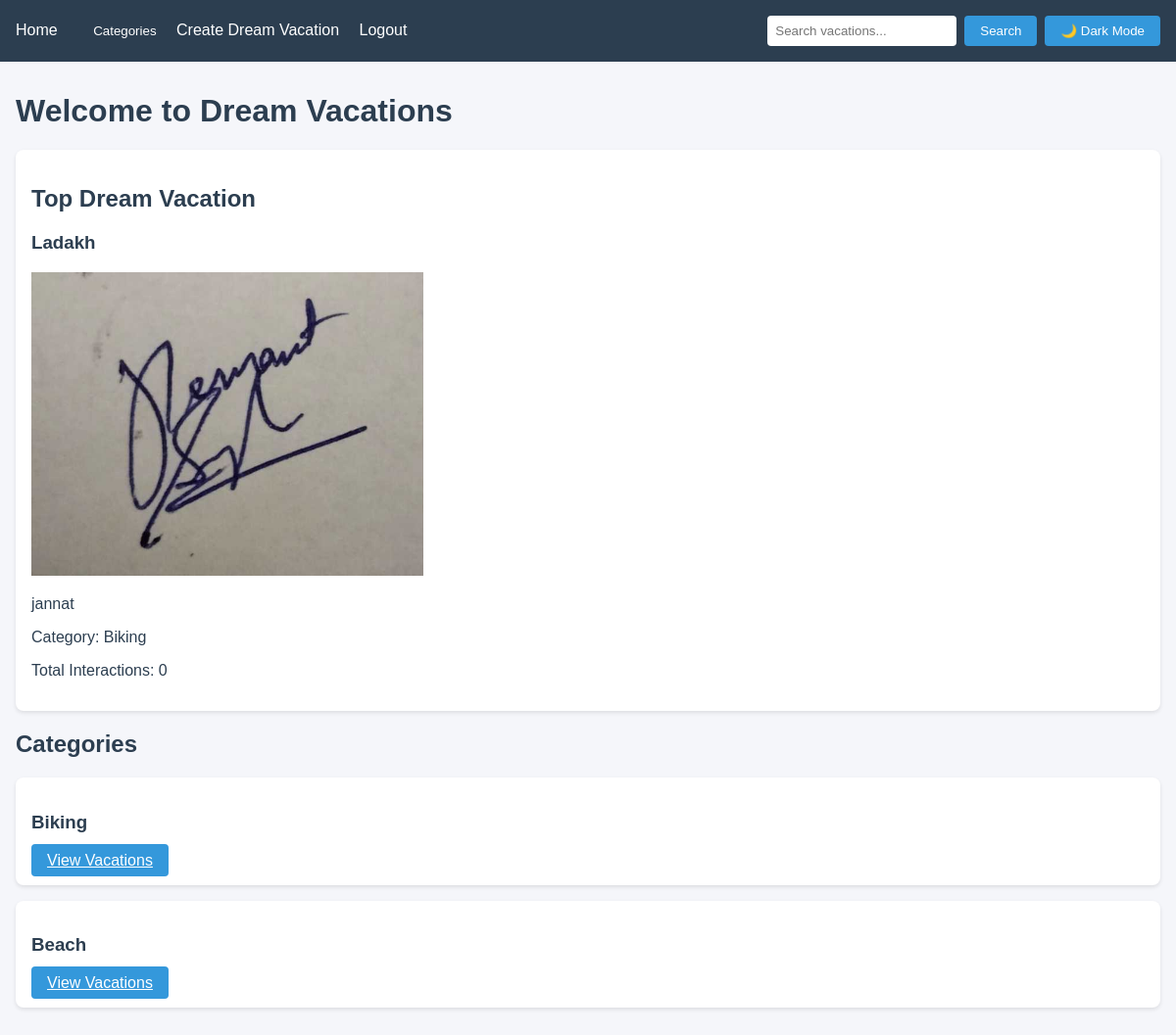
The app's page / (signed in) with its own data.
### vacations/models.py (models this page shows, shortened)
class DreamVacation(models.Model):
    title = models.CharField(max_length=200)
    description = models.TextField()
    category = models.ForeignKey(Category, on_delete=models.CASCADE)
    image = models.ImageField(upload_to='vacation_images/')
    created_at = models.DateTimeField(auto_now_add=True)
    user = models.ForeignKey(User, on_delete=models.CASCADE)
    @property
    def total_interactions(self):
        comments_count = self.comments.count()
        total_upvotes = sum(comment.upvotes for comment in self.comments.all())
        return comments_count + total_upvotes

class Category(models.Model):
    name = models.CharField(max_length=100)
    slug = models.SlugField(unique=True)
    class Meta:
        verbose_name_plural = "Categories"

### vacations/views.py (the view)
# urls.py: 2. Add a URL to urlpatterns:  path('', views.home, name='home')
@login_required
def home(request):
    categories = Category.objects.all()
    top_vacation = DreamVacation.objects.annotate(
        interaction_count=models.Count('comments') +
        models.Sum('comments__upvotes')
    ).order_by('-interaction_count').first()
    return render(request, 'home.html', {
        'categories': categories,
        'top_vacation': top_vacation
    })

### templates/home.html (shortened to what this page needs)
{% extends 'base.html' %}
{% block content %}
    <h1>Welcome to Dream Vacations</h1>
    {% if top_vacation %}
        <section class="card">
            <h2>Top Dream Vacation</h2>
            <h3>{{ top_vacation.title }}</h3>
            <img src="{{ top_vacation.image.url }}" alt="{{ top_vacation.title }}" style="max-width: 400px;">
            <p>{{ top_vacation.description }}</p>
            <p>Category: {{ top_vacation.category.name }}</p>
            <p>Total Interactions: {{ top_vacation.total_interactions }}</p>
        </section>
    {% endif %}
    <section>
        <h2>Categories</h2>
        <div class="categories-grid">
            {% for category in categories %}
                <div class="card">
                    <h3>{{ category.name }}</h3>
                    <a href="{% url 'category' category.slug %}" class="button">View Vacations</a>
                </div>
            {% endfor %}
        </div>
    </section>
{% endblock %}

### templates/base.html (style rules this page uses)
:root { --primary-color: #2c3e50; --secondary-color: #3498db; --background-color: #f5f6fa; --text-color: #2c3e50; --card-bg: #ffffff; --dropdown-bg: #ffffff; }
body { margin: 0; padding: 0; font-family: Arial, sans-serif; background-color: var(--background-color); color: var(--text-color); transition: background-color 0.3s, color 0.3s; }
.card { background: var(--card-bg); border-radius: 8px; box-shadow: 0 2px 4px rgba(0,0,0,0.1); padding: 1rem; margin-bottom: 1rem; transition: background 0.3s, color 0.3s; }
.button { background-color: var(--secondary-color); color: white; padding: 0.5rem 1rem; border: none; border-radius: 4px; cursor: pointer; transition: opacity 0.3s; }

### records on screen
DreamVacation: title "Ladakh", image (picture), description "jannat", category.name "Biking", total_interactions "0"
Category: name "Biking"
Category: name "Beach"
